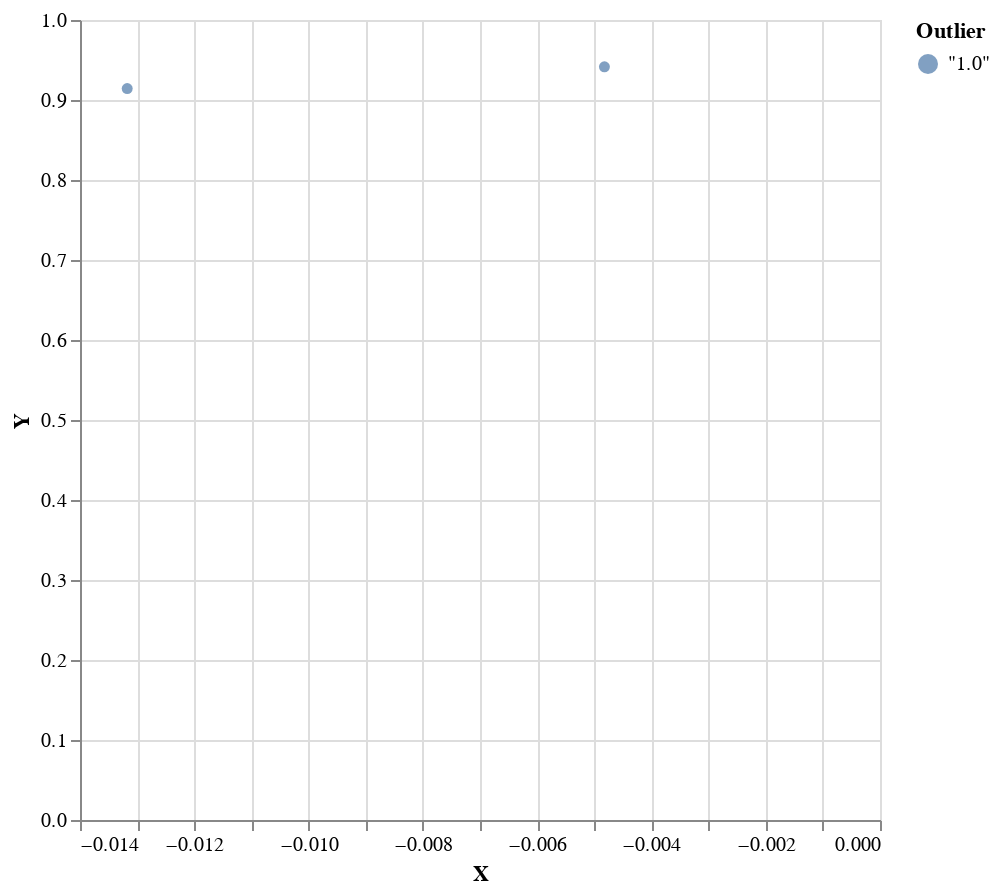

The code cell stored with this chart in its notebook:
### Code cell
s <- sampleIO $ prior $ mh 1000 $ P.toListM $ model observations

plotVega $ zip (head s) (Prelude.repeat $ T.pack $ show 1.0)

### Figure 1 — Vega-Lite specification as saved in the notebook (floating-point values rounded to 4 significant figures)
{"$schema": "https://vega.github.io/schema/vega-lite/v4.json", "data": {"values": [{"Outlier": "\"1.0\"", "X": -0.004823, "Y": 0.9415}, {"Outlier": "\"1.0\"", "X": -0.01317, "Y": 0.9143}]}, "encoding": {"color": {"field": "Outlier"}, "x": {"field": "X", "type": "quantitative"}, "y": {"field": "Y", "type": "quantitative"}}, "height": 400, "mark": "circle", "width": 400}
